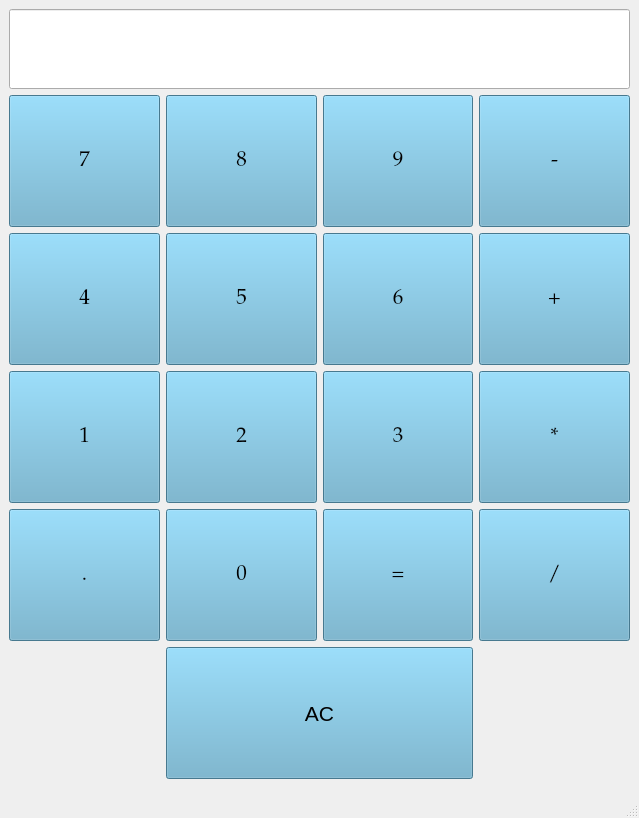
<?xml version="1.0" encoding="UTF-8"?>
<ui version="4.0">
 <class>MainWindow</class>
 <widget class="QMainWindow" name="MainWindow">
  <property name="geometry">
   <rect>
    <x>0</x>
    <y>0</y>
    <width>639</width>
    <height>818</height>
   </rect>
  </property>
  <property name="font">
   <font>
    <pointsize>16</pointsize>
   </font>
  </property>
  <property name="windowTitle">
   <string>MainWindow</string>
  </property>
  <widget class="QWidget" name="centralwidget">
   <layout class="QGridLayout" name="gridLayout_3">
    <item row="0" column="0">
     <widget class="QLineEdit" name="resultShow">
      <property name="minimumSize">
       <size>
        <width>0</width>
        <height>80</height>
       </size>
      </property>
      <property name="font">
       <font>
        <pointsize>16</pointsize>
        <weight>75</weight>
        <bold>true</bold>
       </font>
      </property>
      <property name="layoutDirection">
       <enum>Qt::RightToLeft</enum>
      </property>
      <property name="alignment">
       <set>Qt::AlignRight|Qt::AlignTrailing|Qt::AlignVCenter</set>
      </property>
     </widget>
    </item>
    <item row="1" column="0">
     <layout class="QGridLayout" name="gridLayout">
      <item row="1" column="0">
       <layout class="QGridLayout" name="gridLayout_2"/>
      </item>
      <item row="2" column="0">
       <widget class="QPushButton" name="pushButton_7">
        <property name="sizePolicy">
         <sizepolicy hsizetype="Minimum" vsizetype="Expanding">
          <horstretch>0</horstretch>
          <verstretch>0</verstretch>
         </sizepolicy>
        </property>
        <property name="font">
         <font>
          <family>Palatino Linotype</family>
          <pointsize>16</pointsize>
          <weight>50</weight>
          <italic>false</italic>
          <bold>false</bold>
          <underline>false</underline>
          <kerning>false</kerning>
         </font>
        </property>
        <property name="styleSheet">
         <string notr="true">background-color: rgb(100, 170, 200);</string>
        </property>
        <property name="text">
         <string>7</string>
        </property>
       </widget>
      </item>
      <item row="2" column="2">
       <widget class="QPushButton" name="pushButton_9">
        <property name="sizePolicy">
         <sizepolicy hsizetype="Minimum" vsizetype="Expanding">
          <horstretch>0</horstretch>
          <verstretch>0</verstretch>
         </sizepolicy>
        </property>
        <property name="font">
         <font>
          <family>Palatino Linotype</family>
          <pointsize>16</pointsize>
          <weight>50</weight>
          <italic>false</italic>
          <bold>false</bold>
          <underline>false</underline>
          <kerning>false</kerning>
         </font>
        </property>
        <property name="styleSheet">
         <string notr="true">background-color: rgb(100, 170, 200);</string>
        </property>
        <property name="text">
         <string>9</string>
        </property>
       </widget>
      </item>
      <item row="4" column="1">
       <widget class="QPushButton" name="pushButton_2">
        <property name="sizePolicy">
         <sizepolicy hsizetype="Minimum" vsizetype="Expanding">
          <horstretch>0</horstretch>
          <verstretch>0</verstretch>
         </sizepolicy>
        </property>
        <property name="font">
         <font>
          <family>Palatino Linotype</family>
          <pointsize>16</pointsize>
          <weight>50</weight>
          <italic>false</italic>
          <bold>false</bold>
          <underline>false</underline>
          <kerning>false</kerning>
         </font>
        </property>
        <property name="styleSheet">
         <string notr="true">background-color: rgb(100, 170, 200);</string>
        </property>
        <property name="text">
         <string>2</string>
        </property>
       </widget>
      </item>
      <item row="5" column="3">
       <widget class="QPushButton" name="pushButton_divider">
        <property name="sizePolicy">
         <sizepolicy hsizetype="Minimum" vsizetype="Expanding">
          <horstretch>0</horstretch>
          <verstretch>0</verstretch>
         </sizepolicy>
        </property>
        <property name="font">
         <font>
          <family>Palatino Linotype</family>
          <pointsize>16</pointsize>
          <weight>50</weight>
          <italic>false</italic>
          <bold>false</bold>
          <underline>false</underline>
          <kerning>false</kerning>
         </font>
        </property>
        <property name="styleSheet">
         <string notr="true">background-color: rgb(100, 170, 200);</string>
        </property>
        <property name="text">
         <string>/</string>
        </property>
       </widget>
      </item>
      <item row="4" column="0">
       <widget class="QPushButton" name="pushButton_1">
        <property name="sizePolicy">
         <sizepolicy hsizetype="Minimum" vsizetype="Expanding">
          <horstretch>0</horstretch>
          <verstretch>0</verstretch>
         </sizepolicy>
        </property>
        <property name="font">
         <font>
          <family>Palatino Linotype</family>
          <pointsize>16</pointsize>
          <weight>50</weight>
          <italic>false</italic>
          <bold>false</bold>
          <underline>false</underline>
          <kerning>false</kerning>
         </font>
        </property>
        <property name="styleSheet">
         <string notr="true">background-color: rgb(100, 170, 200);</string>
        </property>
        <property name="text">
         <string>1</string>
        </property>
       </widget>
      </item>
      <item row="5" column="2">
       <widget class="QPushButton" name="pushButton_equal">
        <property name="sizePolicy">
         <sizepolicy hsizetype="Minimum" vsizetype="Expanding">
          <horstretch>0</horstretch>
          <verstretch>0</verstretch>
         </sizepolicy>
        </property>
        <property name="font">
         <font>
          <family>Palatino Linotype</family>
          <pointsize>16</pointsize>
          <weight>50</weight>
          <italic>false</italic>
          <bold>false</bold>
          <underline>false</underline>
          <kerning>false</kerning>
         </font>
        </property>
        <property name="styleSheet">
         <string notr="true">background-color: rgb(100, 170, 200);</string>
        </property>
        <property name="text">
         <string>=</string>
        </property>
       </widget>
      </item>
      <item row="2" column="3">
       <widget class="QPushButton" name="pushButton_minus">
        <property name="sizePolicy">
         <sizepolicy hsizetype="Minimum" vsizetype="Expanding">
          <horstretch>0</horstretch>
          <verstretch>0</verstretch>
         </sizepolicy>
        </property>
        <property name="font">
         <font>
          <family>Palatino Linotype</family>
          <pointsize>16</pointsize>
          <weight>50</weight>
          <italic>false</italic>
          <bold>false</bold>
          <underline>false</underline>
          <kerning>false</kerning>
         </font>
        </property>
        <property name="styleSheet">
         <string notr="true">background-color: rgb(100, 170, 200);</string>
        </property>
        <property name="text">
         <string>-</string>
        </property>
       </widget>
      </item>
      <item row="3" column="2">
       <widget class="QPushButton" name="pushButton_6">
        <property name="sizePolicy">
         <sizepolicy hsizetype="Minimum" vsizetype="Expanding">
          <horstretch>0</horstretch>
          <verstretch>0</verstretch>
         </sizepolicy>
        </property>
        <property name="font">
         <font>
          <family>Palatino Linotype</family>
          <pointsize>16</pointsize>
          <weight>50</weight>
          <italic>false</italic>
          <bold>false</bold>
          <underline>false</underline>
          <kerning>false</kerning>
         </font>
        </property>
        <property name="styleSheet">
         <string notr="true">background-color: rgb(100, 170, 200);</string>
        </property>
        <property name="text">
         <string>6</string>
        </property>
       </widget>
      </item>
      <item row="3" column="3">
       <widget class="QPushButton" name="pushButton_plus">
        <property name="sizePolicy">
         <sizepolicy hsizetype="Minimum" vsizetype="Expanding">
          <horstretch>0</horstretch>
          <verstretch>0</verstretch>
         </sizepolicy>
        </property>
        <property name="font">
         <font>
          <family>Palatino Linotype</family>
          <pointsize>16</pointsize>
          <weight>50</weight>
          <italic>false</italic>
          <bold>false</bold>
          <underline>false</underline>
          <kerning>false</kerning>
         </font>
        </property>
        <property name="styleSheet">
         <string notr="true">background-color: rgb(100, 170, 200);</string>
        </property>
        <property name="text">
         <string>+</string>
        </property>
       </widget>
      </item>
      <item row="5" column="1">
       <widget class="QPushButton" name="pushButton_0">
        <property name="sizePolicy">
         <sizepolicy hsizetype="Minimum" vsizetype="Expanding">
          <horstretch>0</horstretch>
          <verstretch>0</verstretch>
         </sizepolicy>
        </property>
        <property name="font">
         <font>
          <family>Palatino Linotype</family>
          <pointsize>16</pointsize>
          <weight>50</weight>
          <italic>false</italic>
          <bold>false</bold>
          <underline>false</underline>
          <kerning>false</kerning>
         </font>
        </property>
        <property name="styleSheet">
         <string notr="true">background-color: rgb(100, 170, 200);</string>
        </property>
        <property name="text">
         <string>0</string>
        </property>
       </widget>
      </item>
      <item row="2" column="1">
       <widget class="QPushButton" name="pushButton_8">
        <property name="sizePolicy">
         <sizepolicy hsizetype="Minimum" vsizetype="Expanding">
          <horstretch>0</horstretch>
          <verstretch>0</verstretch>
         </sizepolicy>
        </property>
        <property name="font">
         <font>
          <family>Palatino Linotype</family>
          <pointsize>16</pointsize>
          <weight>50</weight>
          <italic>false</italic>
          <bold>false</bold>
          <underline>false</underline>
          <kerning>false</kerning>
         </font>
        </property>
        <property name="styleSheet">
         <string notr="true">background-color: rgb(100, 170, 200);</string>
        </property>
        <property name="text">
         <string>8</string>
        </property>
       </widget>
      </item>
      <item row="5" column="0">
       <widget class="QPushButton" name="pushButton_dot">
        <property name="sizePolicy">
         <sizepolicy hsizetype="Minimum" vsizetype="Expanding">
          <horstretch>0</horstretch>
          <verstretch>0</verstretch>
         </sizepolicy>
        </property>
        <property name="font">
         <font>
          <family>Palatino Linotype</family>
          <pointsize>16</pointsize>
          <weight>50</weight>
          <italic>false</italic>
          <bold>false</bold>
          <underline>false</underline>
          <kerning>false</kerning>
         </font>
        </property>
        <property name="styleSheet">
         <string notr="true">background-color: rgb(100, 170, 200);</string>
        </property>
        <property name="text">
         <string>.</string>
        </property>
       </widget>
      </item>
      <item row="3" column="0">
       <widget class="QPushButton" name="pushButton_4">
        <property name="sizePolicy">
         <sizepolicy hsizetype="Minimum" vsizetype="Expanding">
          <horstretch>0</horstretch>
          <verstretch>0</verstretch>
         </sizepolicy>
        </property>
        <property name="font">
         <font>
          <family>Palatino Linotype</family>
          <pointsize>16</pointsize>
          <weight>50</weight>
          <italic>false</italic>
          <bold>false</bold>
          <underline>false</underline>
          <kerning>false</kerning>
         </font>
        </property>
        <property name="styleSheet">
         <string notr="true">background-color: rgb(100, 170, 200);</string>
        </property>
        <property name="text">
         <string>4</string>
        </property>
       </widget>
      </item>
      <item row="4" column="3">
       <widget class="QPushButton" name="pushButton_mult">
        <property name="sizePolicy">
         <sizepolicy hsizetype="Minimum" vsizetype="Expanding">
          <horstretch>0</horstretch>
          <verstretch>0</verstretch>
         </sizepolicy>
        </property>
        <property name="font">
         <font>
          <family>Palatino Linotype</family>
          <pointsize>16</pointsize>
          <weight>50</weight>
          <italic>false</italic>
          <bold>false</bold>
          <underline>false</underline>
          <kerning>false</kerning>
         </font>
        </property>
        <property name="styleSheet">
         <string notr="true">background-color: rgb(100, 170, 200);</string>
        </property>
        <property name="text">
         <string>*</string>
        </property>
       </widget>
      </item>
      <item row="4" column="2">
       <widget class="QPushButton" name="pushButton_3">
        <property name="sizePolicy">
         <sizepolicy hsizetype="Minimum" vsizetype="Expanding">
          <horstretch>0</horstretch>
          <verstretch>0</verstretch>
         </sizepolicy>
        </property>
        <property name="font">
         <font>
          <family>Palatino Linotype</family>
          <pointsize>16</pointsize>
          <weight>50</weight>
          <italic>false</italic>
          <bold>false</bold>
          <underline>false</underline>
          <kerning>false</kerning>
         </font>
        </property>
        <property name="styleSheet">
         <string notr="true">background-color: rgb(100, 170, 200);</string>
        </property>
        <property name="text">
         <string>3</string>
        </property>
       </widget>
      </item>
      <item row="3" column="1">
       <widget class="QPushButton" name="pushButton_5">
        <property name="sizePolicy">
         <sizepolicy hsizetype="Minimum" vsizetype="Expanding">
          <horstretch>0</horstretch>
          <verstretch>0</verstretch>
         </sizepolicy>
        </property>
        <property name="font">
         <font>
          <family>Palatino Linotype</family>
          <pointsize>16</pointsize>
          <weight>50</weight>
          <italic>false</italic>
          <bold>false</bold>
          <underline>false</underline>
          <kerning>false</kerning>
         </font>
        </property>
        <property name="styleSheet">
         <string notr="true">background-color: rgb(100, 170, 200);</string>
        </property>
        <property name="text">
         <string>5</string>
        </property>
       </widget>
      </item>
      <item row="6" column="1" colspan="2">
       <widget class="QPushButton" name="pushButton_clear">
        <property name="sizePolicy">
         <sizepolicy hsizetype="Minimum" vsizetype="Expanding">
          <horstretch>0</horstretch>
          <verstretch>0</verstretch>
         </sizepolicy>
        </property>
        <property name="styleSheet">
         <string notr="true">background-color: rgb(100, 170, 200);</string>
        </property>
        <property name="text">
         <string>AC</string>
        </property>
       </widget>
      </item>
     </layout>
    </item>
   </layout>
  </widget>
  <widget class="QMenuBar" name="menubar">
   <property name="geometry">
    <rect>
     <x>0</x>
     <y>0</y>
     <width>639</width>
     <height>36</height>
    </rect>
   </property>
  </widget>
  <widget class="QStatusBar" name="statusbar"/>
 </widget>
 <resources/>
 <connections>
  <connection>
   <sender>pushButton_dot</sender>
   <signal>clicked()</signal>
   <receiver>MainWindow</receiver>
   <slot>slotDot()</slot>
   <hints>
    <hint type="sourcelabel">
     <x>85</x>
     <y>302</y>
    </hint>
    <hint type="destinationlabel">
     <x>55</x>
     <y>577</y>
    </hint>
   </hints>
  </connection>
  <connection>
   <sender>pushButton_equal</sender>
   <signal>clicked()</signal>
   <receiver>MainWindow</receiver>
   <slot>slotEqually()</slot>
   <hints>
    <hint type="sourcelabel">
     <x>247</x>
     <y>302</y>
    </hint>
    <hint type="destinationlabel">
     <x>206</x>
     <y>578</y>
    </hint>
   </hints>
  </connection>
  <connection>
   <sender>pushButton_clear</sender>
   <signal>clicked()</signal>
   <receiver>MainWindow</receiver>
   <slot>slotClear()</slot>
   <hints>
    <hint type="sourcelabel">
     <x>247</x>
     <y>341</y>
    </hint>
    <hint type="destinationlabel">
     <x>329</x>
     <y>603</y>
    </hint>
   </hints>
  </connection>
  <connection>
   <sender>pushButton_7</sender>
   <signal>clicked()</signal>
   <receiver>MainWindow</receiver>
   <slot>slotNumbers()</slot>
   <hints>
    <hint type="sourcelabel">
     <x>62</x>
     <y>176</y>
    </hint>
    <hint type="destinationlabel">
     <x>49</x>
     <y>403</y>
    </hint>
   </hints>
  </connection>
  <connection>
   <sender>pushButton_4</sender>
   <signal>clicked()</signal>
   <receiver>MainWindow</receiver>
   <slot>slotNumbers()</slot>
   <hints>
    <hint type="sourcelabel">
     <x>79</x>
     <y>218</y>
    </hint>
    <hint type="destinationlabel">
     <x>48</x>
     <y>469</y>
    </hint>
   </hints>
  </connection>
  <connection>
   <sender>pushButton_1</sender>
   <signal>clicked()</signal>
   <receiver>MainWindow</receiver>
   <slot>slotNumbers()</slot>
   <hints>
    <hint type="sourcelabel">
     <x>74</x>
     <y>260</y>
    </hint>
    <hint type="destinationlabel">
     <x>53</x>
     <y>520</y>
    </hint>
   </hints>
  </connection>
  <connection>
   <sender>pushButton_8</sender>
   <signal>clicked()</signal>
   <receiver>MainWindow</receiver>
   <slot>slotNumbers()</slot>
   <hints>
    <hint type="sourcelabel">
     <x>166</x>
     <y>176</y>
    </hint>
    <hint type="destinationlabel">
     <x>155</x>
     <y>417</y>
    </hint>
   </hints>
  </connection>
  <connection>
   <sender>pushButton_5</sender>
   <signal>clicked()</signal>
   <receiver>MainWindow</receiver>
   <slot>slotNumbers()</slot>
   <hints>
    <hint type="sourcelabel">
     <x>166</x>
     <y>218</y>
    </hint>
    <hint type="destinationlabel">
     <x>145</x>
     <y>471</y>
    </hint>
   </hints>
  </connection>
  <connection>
   <sender>pushButton_2</sender>
   <signal>clicked()</signal>
   <receiver>MainWindow</receiver>
   <slot>slotNumbers()</slot>
   <hints>
    <hint type="sourcelabel">
     <x>166</x>
     <y>260</y>
    </hint>
    <hint type="destinationlabel">
     <x>119</x>
     <y>516</y>
    </hint>
   </hints>
  </connection>
  <connection>
   <sender>pushButton_0</sender>
   <signal>clicked()</signal>
   <receiver>MainWindow</receiver>
   <slot>slotNumbers()</slot>
   <hints>
    <hint type="sourcelabel">
     <x>166</x>
     <y>302</y>
    </hint>
    <hint type="destinationlabel">
     <x>159</x>
     <y>516</y>
    </hint>
   </hints>
  </connection>
  <connection>
   <sender>pushButton_9</sender>
   <signal>clicked()</signal>
   <receiver>MainWindow</receiver>
   <slot>slotNumbers()</slot>
   <hints>
    <hint type="sourcelabel">
     <x>247</x>
     <y>176</y>
    </hint>
    <hint type="destinationlabel">
     <x>110</x>
     <y>626</y>
    </hint>
   </hints>
  </connection>
  <connection>
   <sender>pushButton_6</sender>
   <signal>clicked()</signal>
   <receiver>MainWindow</receiver>
   <slot>slotNumbers()</slot>
   <hints>
    <hint type="sourcelabel">
     <x>247</x>
     <y>218</y>
    </hint>
    <hint type="destinationlabel">
     <x>161</x>
     <y>659</y>
    </hint>
   </hints>
  </connection>
  <connection>
   <sender>pushButton_3</sender>
   <signal>clicked(bool)</signal>
   <receiver>MainWindow</receiver>
   <slot>slotNumbers()</slot>
   <hints>
    <hint type="sourcelabel">
     <x>247</x>
     <y>260</y>
    </hint>
    <hint type="destinationlabel">
     <x>258</x>
     <y>649</y>
    </hint>
   </hints>
  </connection>
  <connection>
   <sender>pushButton_minus</sender>
   <signal>clicked()</signal>
   <receiver>MainWindow</receiver>
   <slot>slotOperators()</slot>
   <hints>
    <hint type="sourcelabel">
     <x>302</x>
     <y>162</y>
    </hint>
    <hint type="destinationlabel">
     <x>307</x>
     <y>334</y>
    </hint>
   </hints>
  </connection>
  <connection>
   <sender>pushButton_plus</sender>
   <signal>clicked()</signal>
   <receiver>MainWindow</receiver>
   <slot>slotOperators()</slot>
   <hints>
    <hint type="sourcelabel">
     <x>307</x>
     <y>202</y>
    </hint>
    <hint type="destinationlabel">
     <x>303</x>
     <y>375</y>
    </hint>
   </hints>
  </connection>
  <connection>
   <sender>pushButton_mult</sender>
   <signal>clicked()</signal>
   <receiver>MainWindow</receiver>
   <slot>slotOperators()</slot>
   <hints>
    <hint type="sourcelabel">
     <x>315</x>
     <y>248</y>
    </hint>
    <hint type="destinationlabel">
     <x>336</x>
     <y>389</y>
    </hint>
   </hints>
  </connection>
  <connection>
   <sender>pushButton_divider</sender>
   <signal>clicked()</signal>
   <receiver>MainWindow</receiver>
   <slot>slotOperators()</slot>
   <hints>
    <hint type="sourcelabel">
     <x>299</x>
     <y>293</y>
    </hint>
    <hint type="destinationlabel">
     <x>319</x>
     <y>426</y>
    </hint>
   </hints>
  </connection>
 </connections>
 <slots>
  <slot>slotNumbers()</slot>
  <slot>slotEqually()</slot>
  <slot>slotDot()</slot>
  <slot>slotClear()</slot>
  <slot>slotOperators()</slot>
 </slots>
</ui>
